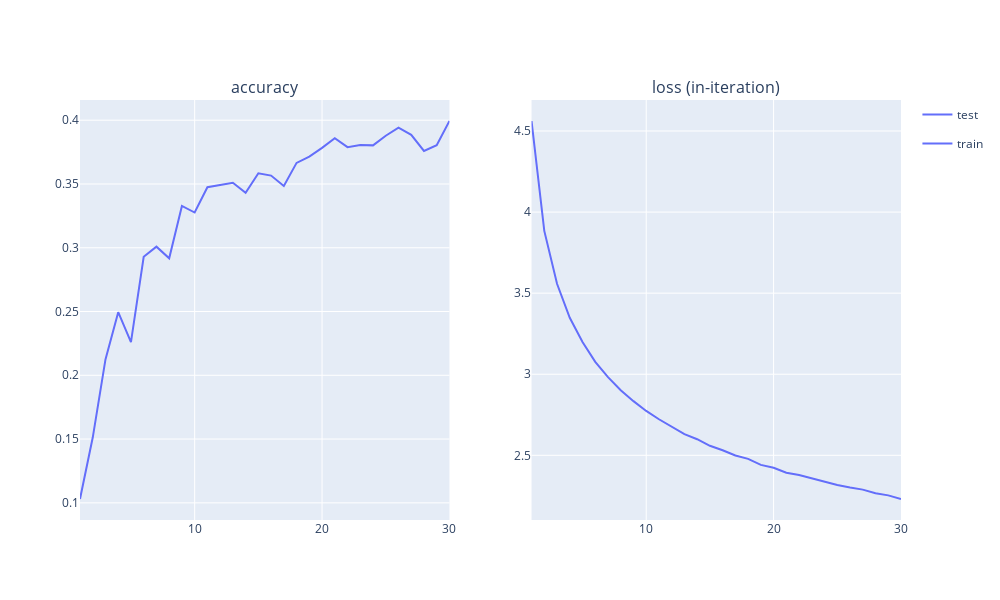

Write notebook code for a chart like this one.
### Code cell
from magic import display_no_widgets
display_no_widgets(plotter)

### Figure 1 — Plotly figure (JSON) as saved in the notebook; plotly's stock layout.template omitted (floating-point values rounded to 4 significant figures)
{"data": [{"hovertemplate": "phase=test<br>epoch=%{x}<br>accuracy=%{y}<extra></extra>", "legendgroup": "test", "marker": {"color": "#636efa", "symbol": "circle"}, "mode": "lines", "name": "test", "orientation": "v", "showlegend": true, "type": "scatter", "x": [1, 2, 3, 4, 5, 6, 7, 8, 9, 10, 11, 12, 13, 14, 15, 16, 17, 18, 19, 20, 21, 22, 23, 24, 25, 26, 27, 28, 29, 30], "xaxis": "x", "y": [0.103, 0.1512, 0.2125, 0.2495, 0.226, 0.2929, 0.3009, 0.2917, 0.3328, 0.3276, 0.3474, 0.3494, 0.351, 0.3432, 0.3584, 0.3566, 0.3484, 0.3665, 0.3715, 0.3783, 0.3858, 0.3789, 0.3805, 0.3803, 0.3878, 0.3941, 0.3885, 0.3759, 0.3804, 0.3994], "yaxis": "y"}, {"hovertemplate": "phase=train<br>epoch=%{x}<br>loss (in-iteration)=%{y}<extra></extra>", "legendgroup": "train", "marker": {"color": "#636efa", "symbol": "circle"}, "mode": "lines", "name": "train", "orientation": "v", "showlegend": true, "type": "scatter", "x": [1, 2, 3, 4, 5, 6, 7, 8, 9, 10, 11, 12, 13, 14, 15, 16, 17, 18, 19, 20, 21, 22, 23, 24, 25, 26, 27, 28, 29, 30], "xaxis": "x2", "y": [4.562, 3.884, 3.558, 3.348, 3.199, 3.076, 2.982, 2.901, 2.834, 2.774, 2.722, 2.676, 2.631, 2.599, 2.559, 2.531, 2.499, 2.478, 2.441, 2.423, 2.393, 2.379, 2.357, 2.338, 2.317, 2.301, 2.289, 2.266, 2.253, 2.231], "yaxis": "y2"}], "layout": {"annotations": [{"font": {"size": 16}, "showarrow": false, "text": "accuracy", "x": 0.225, "xanchor": "center", "xref": "paper", "y": 1, "yanchor": "bottom", "yref": "paper"}, {"font": {"size": 16}, "showarrow": false, "text": "loss (in-iteration)", "x": 0.775, "xanchor": "center", "xref": "paper", "y": 1, "yanchor": "bottom", "yref": "paper"}], "height": 600, "showlegend": true, "width": 1000, "xaxis": {"anchor": "y", "domain": [0, 0.45]}, "xaxis2": {"anchor": "y2", "domain": [0.55, 1]}, "yaxis": {"anchor": "x", "domain": [0, 1]}, "yaxis2": {"anchor": "x2", "domain": [0, 1]}}}
